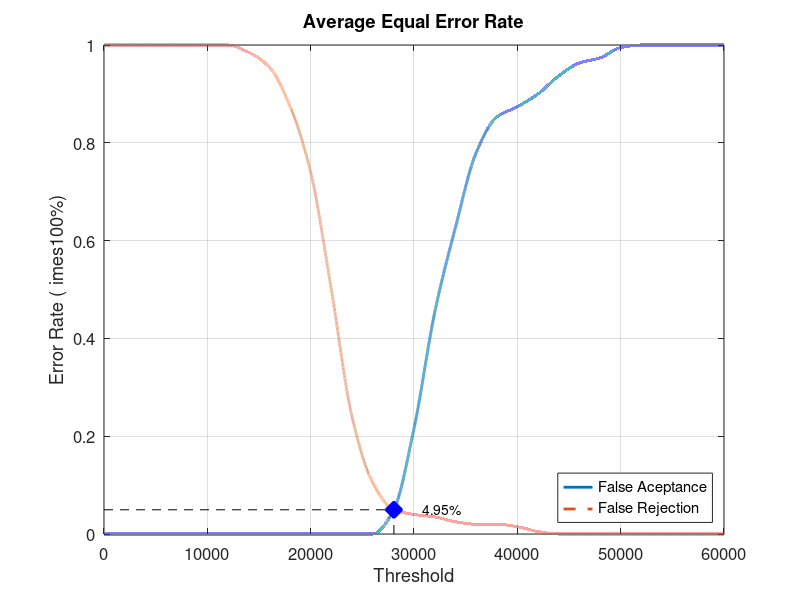
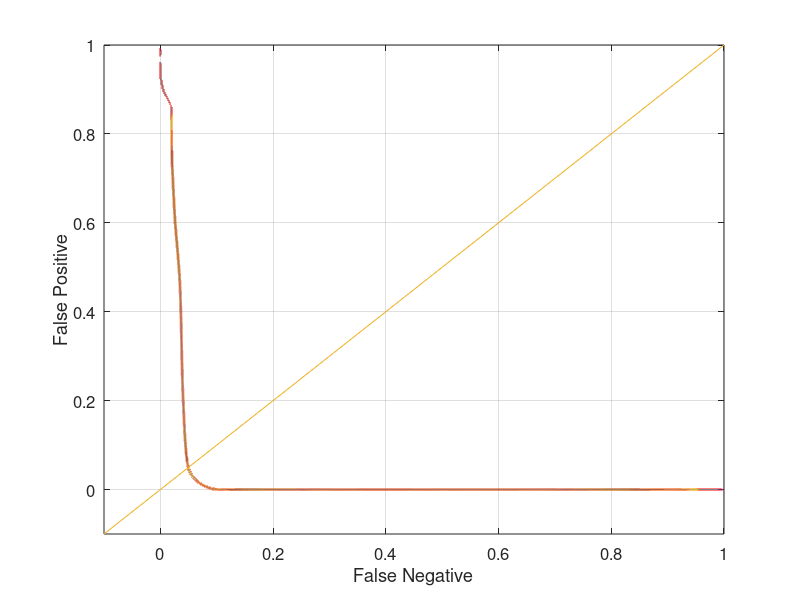

These charts were generated, in order, by the following MATLAB code:
close all;
clear;
clc;
x = 0:2000:60000;
xq = 0:0.5:60000;

y0 = [0 0 0 0 0 0 0 0 0 0 0 0 0 0 0.0473684 0.215789 0.452632 0.626316 0.778947 0.852632 0.873684 0.9 0.936842 0.963158 0.973684 0.994737 1 1 1 1 1]
yy0 = interp1(x, y0, xq, 'pchip');
y1 = [1 1 1 1 1 1 1 0.985 0.955 0.875 0.74 0.5 0.24 0.105 0.05 0.04 0.035 0.025 0.02 0.02 0.015 0.005 0 0 0 0 0 0 0 0 0]
yy1 = interp1(x, y1, xq, 'pchip');

% Calculating EER: 
y2 = abs(y0 - y1);
find(y2 == min(y2))
yy2 = abs(yy0 - yy1);
xEER = find(yy2 == min(yy2));
xEERIndex = xq(xEER) % X-axis EER
yEER = yy0(xEER) % Y-axis EER

main = figure
plot(xq, yy0,'-','LineWidth', 2);	hold on
plot(xq, yy1,'--','LineWidth', 2);	hold on
plot([xEERIndex xEERIndex], [0 yEER], 'k--');	hold on
plot([0 xEERIndex], [yEER yEER], 'k--');	hold on
plot(xEERIndex, yEER, 'bx', 'LineWidth', 10);	hold on
text(xEERIndex + 10 * xEERIndex / 100, yEER, [num2str(round((10000 * yEER)) / 100) '%'])
legend('False Aceptance', 'False Rejection', 'Location', 'SouthEast')
xlabel('Threshold')
ylabel('Error Rate (	imes100%)')
title('Average Equal Error Rate')
set(gca, 'FontSize', 12)
axis([0 60000 0 1])
grid on

print(main, 'Database5_3Main', '-dpng');
FNRxFPR = figure('Color', [1 1 1]);
plot(yy1, yy0, '-', yy1, yy0, 'LineWidth', 2);
hold on
y = -0.1:0.1:1
plot(y, y); 
set(gca, 'FontSize', 12)
xlabel('False Negative')
ylabel('False Positive')
axis([-0.1 1 -0.1 1])
set(gca, 'FontSize', 12)
grid on

print(FNRxFPR, 'Database5_3FNRxFPR','-dpng');
